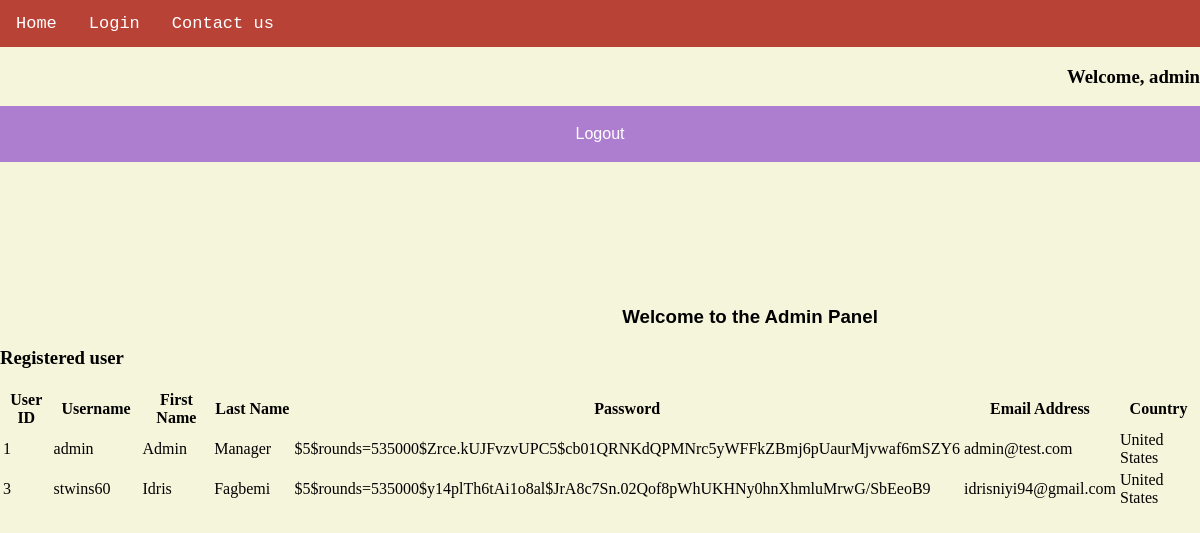
Page /auth/admin (signed in) on the committed database.
### tables this page shows
CREATE TABLE users(id INTEGER PRIMARY KEY AUTOINCREMENT, username TEXT NOT NULL, firstname TEXT NOT NULL,         lastname TEXT NOT NULL, password TEXT NOT NULL, email TEXT NOT NULL, country TEXT NOT NULL);

### app.py (the view)
@app.route('/auth/admin', methods=['GET', 'POST'])
def admin():
    conn = db.connect('schema.db')
    cur = conn.cursor()
    cur.execute('SELECT * FROM users')
    users = cur.fetchall()
    return render_template('/auth/admin.html', user = session['username'], users=users)

### templates/auth/admin.html (shortened to what this page needs)
{% extends 'base.html' %}
{% block header %}
<nav class = "topnav">
    <a href="{{ url_for('index') }}">Home</a>
    <a href="{{ url_for('login') }}">Login</a>
    <a href="{{ url_for('contactus') }}">Contact us</a>
</nav>
{% endblock %}
{% block content %}
    <h3 style="text-align: right;">Welcome, {{user}}</h3>
    <button type="button" onclick="window.location.href='{{ url_for( 'logout') }}';" class="button">Logout</button>
    <section class="home">
        <h1 style="text-align: center;">Welcome to the Admin Panel</h1>
        <h3>Registered user</h3>
        <table class="tg">
            <tr>
                <th width="80">User ID</th>
                <th width="120">Username</th>
                <th width="120">First Name</th>
                <th width="120">Last Name</th>
                <th width="120">Password</th>
                <th width="120">Email Address</th>
                <th width="120">Country</th>
            </tr>
            {% for row in users %}
                <tr>
                    <td>{{ row[0] }}</td>
                    <td>{{ row[1] }}</td>
                    <td>{{ row[2] }}</td>
                    <td>{{ row[3] }}</td>
                    <td>{{ row[4] }}</td>
                    <td>{{ row[5] }}</td>
                    <td>{{ row[6] }}</td>
                </tr>
            {% endfor %}
        </table>
    </section>
{% endblock %}

### static/design.css (style rules this page uses)
.topnav { font-family: "Courier New", Courier, monospace; overflow: hidden; background-color: #b94237; }
.topnav a { float: left; display: block; color: white; text-align: center; padding: 14px 16px; text-decoration: none; font-size: 17px; }
.home h1 { font-family: "Lucida Sans Unicode", "Lucida Grande", sans-serif; position:static; margin: 12vw 0 0 25vw; }
.button { display: block; line-height: 1; font-size: 100%; width: 100%; padding: 20px; font-family: "Lucida Sans Unicode", "Lucida Grande", sans-serif; outline: 0; border: 0; color: white; background: #ad7ed0; cursor: pointer; transition: 0.3s; }

### rows in the picture
users: id "1", username "admin", firstname "Admin", lastname "Manager", password "$5$rounds=535000$Zrce.kUJFvzvUPC5$cb01QRNKdQPMNrc5yWFFkZBmj6pUaurMjvwaf6mSZY6", email "admin@test.com", country "United States"
users: id "3", username "stwins60", firstname "Idris", lastname "Fagbemi", password "$5$rounds=535000$y14plTh6tAi1o8al$JrA8c7Sn.02Qof8pWhUKHNy0hnXhmluMrwG/SbEeoB9", email "idrisniyi94@gmail.com", country "United States"

### other values in the picture
{{ user }} "admin"
